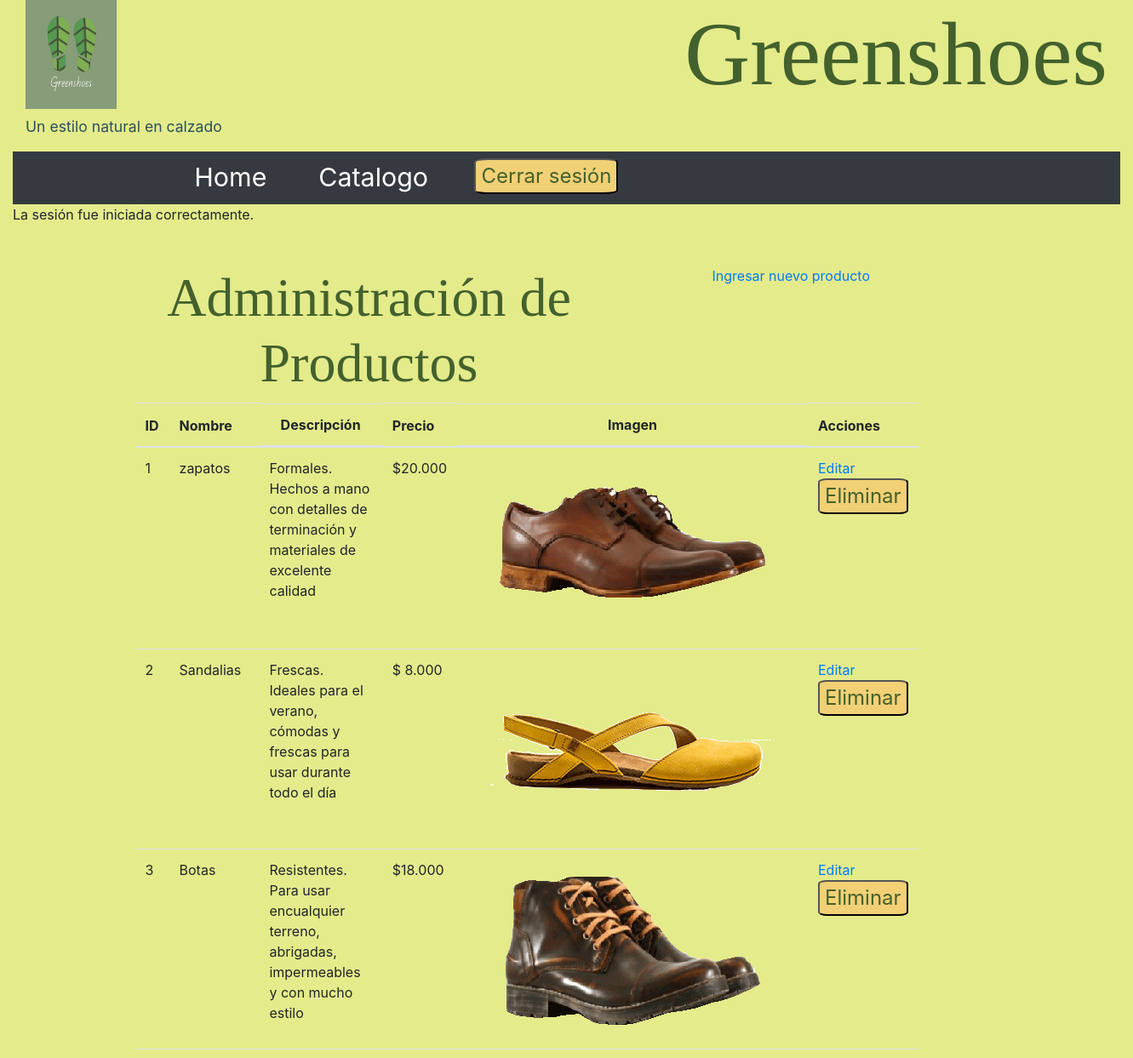
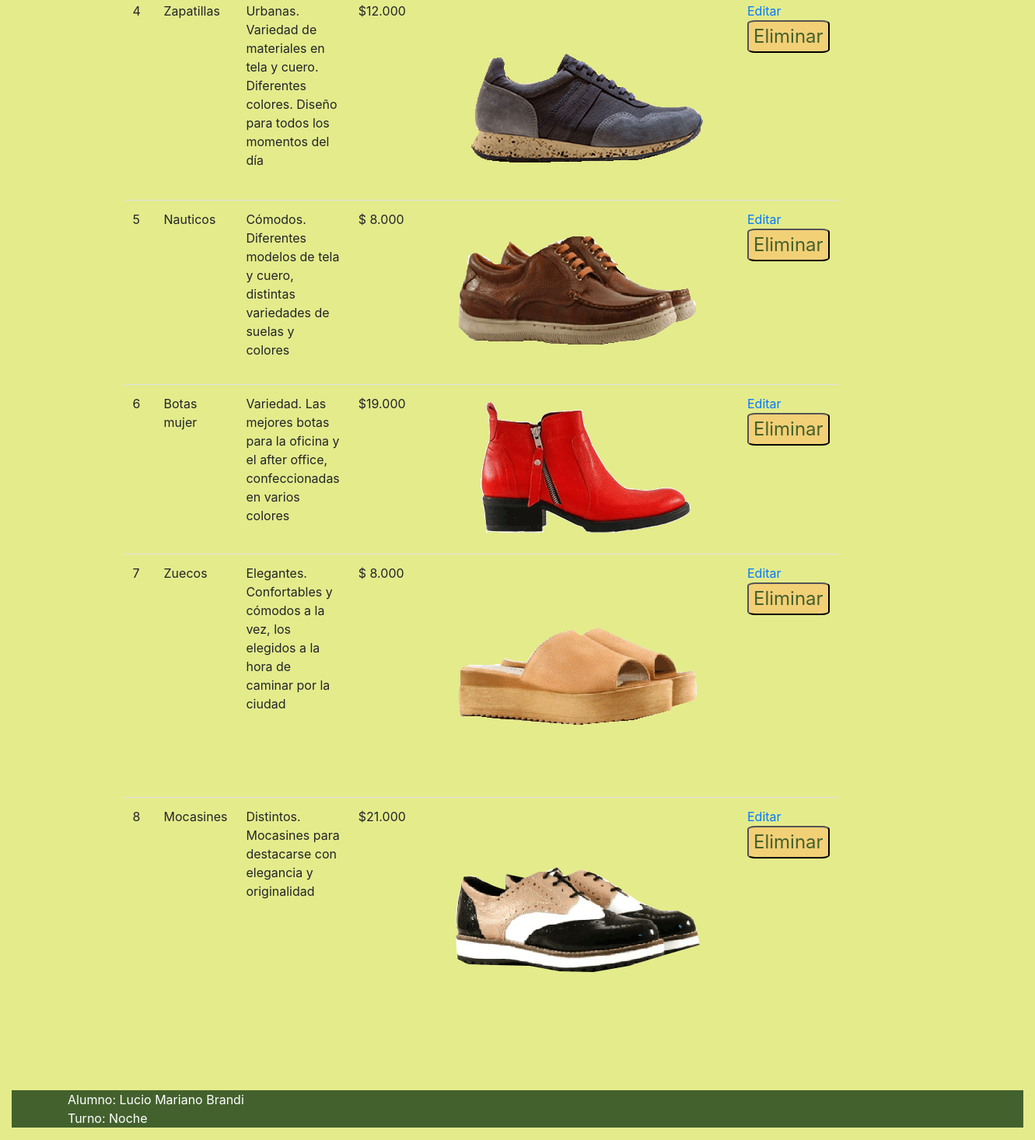
/admin/index.php?m=productos (signed in), run on the app's committed database (2 pictures, top to bottom).
### tables this page shows
CREATE TABLE `productos` (
  `productos_id` int(10) UNSIGNED NOT NULL,
  `usuario_id` int(10) UNSIGNED NOT NULL,
  `categorias_id` tinyint(3) UNSIGNED NOT NULL,
  `nombre` varchar(50) NOT NULL,
  `descripcion` tinytext NOT NULL,
  `precio` varchar(25) NOT NULL,
  `texto` varchar(255) NOT NULL,
  `imagen` varchar(255) NOT NULL,
  `imagen_descripcion` varchar(150) NOT NULL
);

### classes/Producto.php (called while the page is built, shortened)
<?php
class Producto {
protected $productos_id;
protected $nombre;
protected $descripcion;
protected $precio;
protected $imagen;
protected $imagen_descripcion;
public function datosFromArray(): array
{
    $db =( new Conexion())->getConexion();;
    $query = "SELECT * FROM productos";
    $stmt = $db->prepare($query);
    $stmt->execute();
    $stmt->setFetchMode(PDO::FETCH_CLASS, self::class);
    return $stmt->fetchAll();
}
    public function getProductoId(): int
    {
        return $this->productos_id;
    }
    public function getNombre(): string
    {
        return $this->nombre;
    }
    public function getDescripcion(): string
    {
        return $this->descripcion;
    }
    public function getPrecio(): string
    {
        return $this->precio;
    }
    public function getImagen(): string
    {
        return $this->imagen;
    }
    public function getImagenDescripcion(): string
    {
        return $this->imagen_descripcion;
    }
}

### admin/menu/productos.php (the view, shortened to what this page needs)
<?php
$productos = (new Producto())->datosFromArray()
?>
<section class="container">
<div class="muestrario-admin">
    <h2>Administración de Productos</h2>
    <a href="index.php?m=productos-ingresados">Ingresar nuevo producto</a>
    <table class="table">
        <thead>
        <tr>
            <th>ID</th>
            <th>Nombre</th>
            <th class="d-flex justify-content-center">Descripción</th>
            <th>Precio</th>
            <th class="d-flex justify-content-center">Imagen</th>
            <th>Acciones</th>
        </tr>
        </thead>
        <tbody>
    <?php
    foreach($productos as $producto): ?>
        <tr>
            <td><?=htmlspecialchars($producto->getProductoId());?></td>
            <td><?= htmlspecialchars($producto->getNombre());?></td>
            <td><?= htmlspecialchars($producto->getDescripcion());?></td>
            <td><?= htmlspecialchars($producto->getPrecio());?></td>
            <td class="d-flex justify-content-center"><img src="<?= '../imagenes/' . $producto->getImagen();?>" alt="<?= htmlspecialchars($producto->getImagenDescripcion());?>"></td>
            <td>
            <a href="index.php?m=productos-editar&id=<?= $producto->getProductoId();?>">Editar</a>
                <form action="acciones/eliminar-productos.php?id=<?=htmlspecialchars($producto->getProductoId()); ?>" method="post" class="form-eliminar">
                    <button class="button" type="submit">Eliminar</button>
                </form>
            </td>
        </tr>
    <?php
    endforeach; ?>
        </tbody>
    </table>
    </div>
</section>

### css/estilos.css (style rules this page uses)
* { box-sizing: border-box; }
h2 { text-align: center; color: #43612d; font-family: 'bad-script'; font-size: 4em; }
.bg-fondo { background-color: #e4eb8b; }
.muestrario-admin { display: grid; grid-template-columns:550px 550px; grid-column-gap: 8em; margin: 3em; }
button { background-color: #f2d076; color: #43612d; font-size: 1.5em; border-radius: 10%; }

### data on the page
productos: productos_id "1", nombre "zapatos", descripcion "Formales. Hechos a mano con detalles de terminación y materiales de excelente calidad", precio "$20.000", imagen (picture)
productos: productos_id "2", nombre "Sandalias", descripcion "Frescas. Ideales para el verano, cómodas y frescas para usar durante todo el día", precio "$ 8.000", imagen (picture)
productos: productos_id "3", nombre "Botas", descripcion "Resistentes. Para usar encualquier terreno, abrigadas, impermeables y con mucho estilo", precio "$18.000", imagen (picture)
productos: productos_id "4", nombre "Zapatillas", descripcion "Urbanas. Variedad de materiales en tela y cuero. Diferentes colores. Diseño para todos los momentos del día", precio "$12.000", imagen (picture)
productos: productos_id "5", nombre "Nauticos", descripcion "Cómodos. Diferentes modelos de tela y cuero, distintas variedades de suelas y colores", precio "$ 8.000", imagen (picture)
productos: productos_id "6", nombre "Botas mujer", descripcion "Variedad. Las mejores botas para la oficina y el after office, confeccionadas en varios colores", precio "$19.000", imagen (picture)
productos: productos_id "7", nombre "Zuecos", descripcion "Elegantes. Confortables y cómodos a la vez, los elegidos a la hora de caminar por la ciudad", precio "$ 8.000", imagen (picture)
productos: productos_id "8", nombre "Mocasines", descripcion "Distintos. Mocasines para destacarse con elegancia y originalidad", precio "$21.000", imagen (picture)

### other printed values
$mensajeExito "La sesión fue iniciada correctamente."
